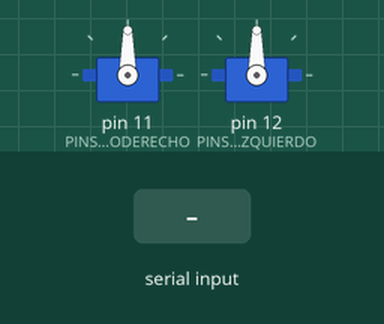
Recording of a sketch running on a simulated Arduino Uno, built with avr-gcc and run on an emulated ATmega328P. Parts: 2 × servo. The test bench sets the inputs (shaded band).

Above: at 1.2 s.
1.3 s: "w" received over Serial
At 2.1 s:
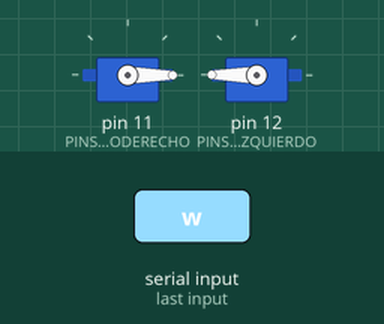
3.8 s: "s" received over Serial
At 4.2 s:
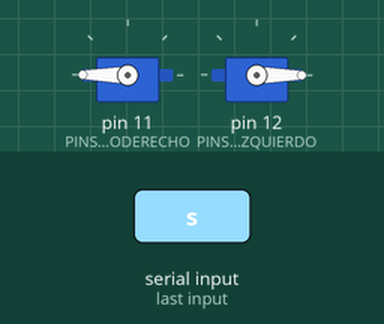
6.3 s: "a" received over Serial
At 7.1 s:
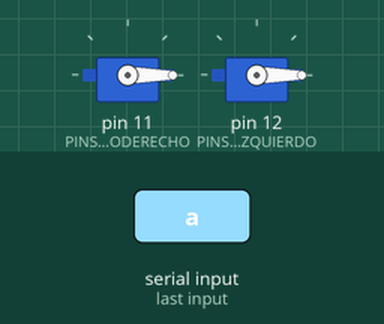
8.8 s: "d" received over Serial
At 9.2 s:
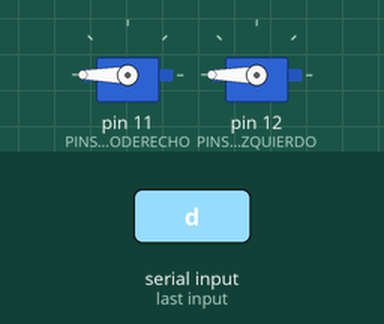
10.3 s: "1" received over Serial
At 11.6 s:
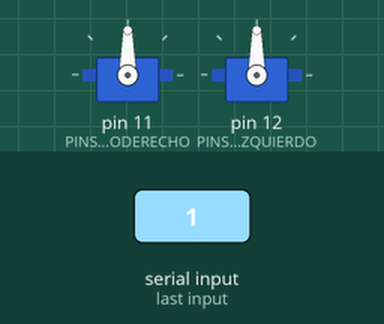
Timing chart, 0 to 12.8 s (numbered marks = the images above; inputs shaded):
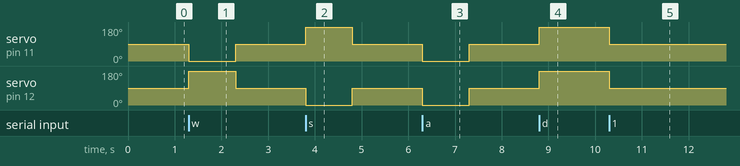

Measured:
- after the input at 1.3 s, servo on pin 11 (PINSERVODERECHO): 90° → 0° at once, → 90° 1.0 s later; servo on pin 12 (PINSERVOIZQUIERDO): 90° → 180° at once, → 90° 1.0 s later
- after the input at 3.8 s, servo on pin 11 (PINSERVODERECHO): 90° → 180° at once, → 90° 1.0 s later; servo on pin 12 (PINSERVOIZQUIERDO): 90° → 0° at once, → 90° 1.0 s later
- after the input at 6.3 s, servo on pin 11 (PINSERVODERECHO), servo on pin 12 (PINSERVOIZQUIERDO): 90° → 0° at once, → 90° 1.0 s later
- after the input at 8.8 s, servo on pin 11 (PINSERVODERECHO), servo on pin 12 (PINSERVOIZQUIERDO): 90° → 180° at once
- after the input at 10.3 s, servo on pin 11 (PINSERVODERECHO), servo on pin 12 (PINSERVOIZQUIERDO): 180° → 90° at once

The sketch:

Programacion_arduino_Lab.ino
```cpp
#include<Servo.h>
#define PINSERVODERECHO 11
#define PINSERVOIZQUIERDO 12

Servo servoIzquierdo;
Servo servoDerecho;
void setup() {
  Serial.begin(9600);
  servoDerecho.attach(PINSERVODERECHO);
  servoIzquierdo.attach(PINSERVOIZQUIERDO);
}

void loop() {
  char orden;
  if(Serial.available()>0)
  {
    orden=Serial.read();
    if(orden=='w')
      {
        servoDerecho.write(0);
        servoIzquierdo.write(180);
        delay(1000);
   }else{
            servoDerecho.write(90);
            servoIzquierdo.write(90);
        }
   if(orden=='s')
      {
        servoDerecho.write(180);
        servoIzquierdo.write(0);
        delay(1000);
   }else{
            servoDerecho.write(90);
            servoIzquierdo.write(90);
        }
  if(orden=='a')
      {
        servoDerecho.write(0);
        servoIzquierdo.write(0);
        delay(1000);
   }else{
            servoDerecho.write(90);
            servoIzquierdo.write(90);
        }
  if(orden=='d')
      {
        servoDerecho.write(180);
        servoIzquierdo.write(180);
        delay(1000);
   }else{
            servoDerecho.write(90);
            servoIzquierdo.write(90);
        }
  }
  }
```
